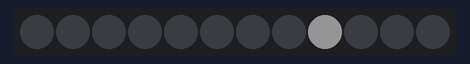
Simulated run of this sketch. Board: Arduino Uno, built with avr-gcc and run on an emulated ATmega328P. On the bench: 12 RGB LEDs in strip order, left to right. Dim RGB values are drawn brighter than linear.

Above: at 0.15 s.
At 64.86 s:
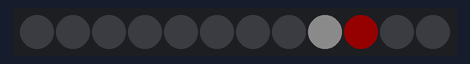
At 120.17 s:
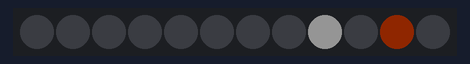
At 129.6 s:
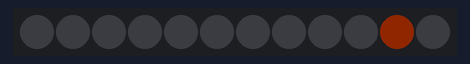

The sketch:

bin_clock.ino
```cpp
#include "FastLED.h"
#define NUM_LEDS 12
#define DATA_PIN 0
CRGB leds[NUM_LEDS];


void setup() {
  FastLED.addLeds<WS2811, DATA_PIN, GRB>(leds, NUM_LEDS);
  FastLED.setBrightness(20);
}

void loop() {
  unsigned long ts = millis();
  int minute = (ts / 1000 / 60);
  int ms = ts % 1000;

  leds[mod(8, NUM_LEDS)] = CRGB::White;
  leds[mod(8, NUM_LEDS)].fadeLightBy(map(cubicwave8(map(ms, 0, 1000, 0, 255)), 0, 255, 0, 255));
  for(uint8_t i = 1; i < NUM_LEDS; i++) {
    leds[mod(8+i, NUM_LEDS)] = bitRead(minute, i-1) == 1 ? ColorFromPalette(RainbowColors_p, map(i, 1, NUM_LEDS, 0, 255)) : CRGB::Black;
  }
  FastLED.show();
}

int mod( int x, int y ){
   return x<0 ? ((x+1)%y)+y-1 : x%y;
}
```
